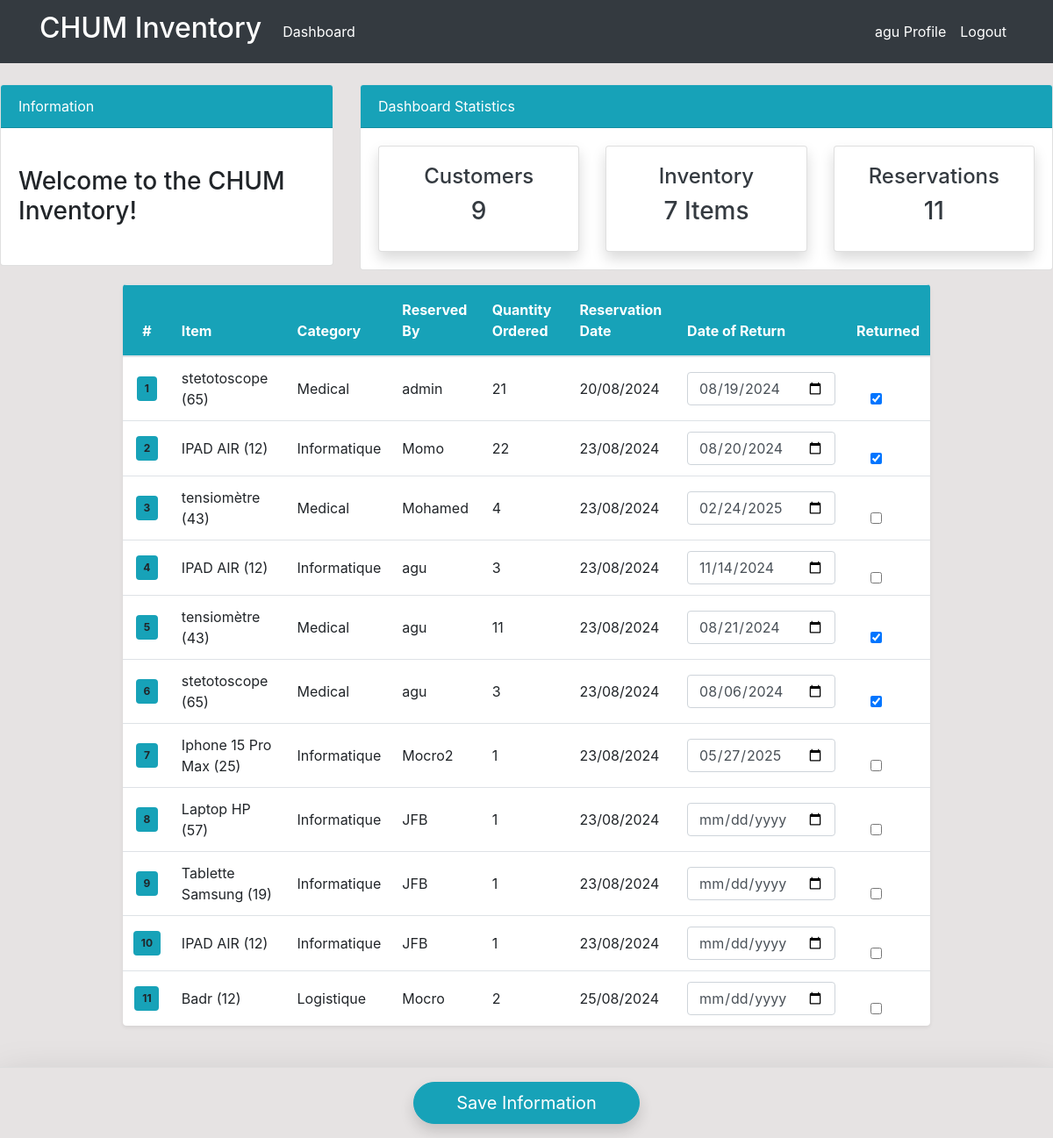
The page /reservations/ (signed in) on the database its author committed.
### dashboard/models.py (models this page shows, shortened)
class Order(models.Model):
    product = models.ForeignKey(Product, on_delete=models.CASCADE, null=True)
    client = models.ForeignKey(User, models.CASCADE, null=True)
    order_quantity = models.PositiveBigIntegerField(null=True)
    date = models.DateTimeField(auto_now_add=True)
    date_of_return = models.DateField(null=True, blank=True)  # New field
    returned = models.BooleanField(default=False)  # New field to track return status
    class Meta:
        verbose_name_plural = "Reservations"

class Product(models.Model):
    name = models.CharField(max_length=100, null=True)
    category = models.CharField(max_length=20, choices=CATEGORY, null=True)
    quantity = models.PositiveIntegerField(null=True)
    class Meta:
        verbose_name_plural = "CHUM Inventory"
    def __str__(self):
        return f'{self.name} ({self.quantity})'

### dashboard/views.py (the view)
# urls.py: path('reservations/', views.reservations, name='dashboard-order'),
@login_required
def reservations(request):
    orders = Order.objects.all()
    order_count = orders.count()
    customer_count = User.objects.all().count()
    product = Product.objects.all()
    product_count = product.count()
    context = {
        'orders': orders,
        'customer_count': customer_count,
        'product_count': product_count,
        'order_count': order_count,
    }
    return render(request, 'dashboard/reservations.html', context)

### templates/dashboard/reservations.html (shortened to what this page needs)
{% extends 'partials/base.html' %}
{% block content %}
{% include 'partials/topnav.html' %}
<div class="container mt-3">
    <div class="row justify-content-center">
        <div class="col-lg-10">
            <form id="reservationForm" method="POST" action="{% url 'dashboard-order-saveDate' %}" onsubmit="handleFormSubmit(event)">
                <div class="table-responsive shadow-sm rounded mb-5">
                    <table class="table table-hover bg-white m-0 rounded">
                        <thead class="bg-info text-white">
                            <tr>
                                <th scope="col" class="py-3 text-center">#</th>
                                <th scope="col" class="py-3">Item</th>
                                <th scope="col" class="py-3">Category</th>
                                <th scope="col" class="py-3">Reserved By</th>
                                <th scope="col" class="py-3">Quantity Ordered</th>
                                <th scope="col" class="py-3">Reservation Date</th>
                                <th scope="col" class="py-3">Date of Return</th>
                                <th scope="col" class="py-3 text-center">Returned</th>
                            </tr>
                        </thead>
                        <tbody>
                            {% for order in orders %}
                            <tr>
                                <td class="align-middle text-center font-weight-bold">
                                    <span class="badge bg-info custom-badge">{{ forloop.counter }}</span>
                                </td>
                                <td class="align-middle">{{ order.product }}</td>
                                <td class="align-middle">{{ order.product.category }}</td>
                                <td class="align-middle text-nowrap">{{ order.client.username }}</td>
                                <td class="align-middle">{{ order.order_quantity }}</td>
                                <td class="align-middle">{{ order.date|date:"d/m/Y" }}</td>
                                <td class="align-middle">
                                    <input type="date" name="date_of_return_{{ order.id }}" value="{{ order.date_of_return|date:'Y-m-d' }}" class="form-control">
                                </td>
                                <td class="text-center align-middle">
                                    <input type="checkbox" name="returned_{{ order.id }}" {% if order.returned %}checked{% endif %} class="form-check-input">
                                </td>
                            </tr>
                            {% endfor %}
                        </tbody>
                    </table>
                </div>
                <div style="height: 80px;"></div>
                <div class="fixed-bottom text-center  py-3 shadow-lg" style="border-top: 1px solid #ddd;">
                    <button type="submit" class="btn btn-info btn-lg px-5 shadow" style="border-radius: 50px;">Save Information</button>
                </div>
            </form>
        </div>
    </div>
</div>
{% endblock %}

### templates/partials/nav.html (shortened to what this page needs)
<nav class="navbar navbar-expand-lg navbar-dark bg-dark">
    <div class="container">
        {% if user.is_authenticated %}
        <a class="navbar-brand text-white" href="{% url 'dashboard-index' %}"><h2>CHUM Inventory </h2></a>
        <div class="collapse navbar-collapse" id="navbarSupportedContent">
            <ul class="navbar-nav mr-auto">
                <li class="nav-item active">
                    <a class="nav-link text-white" href="{% url 'dashboard-index' %}">Dashboard </a>
                </li>
            </ul>
            <ul class="navbar-nav ml-auto">
                <li class="nav-item active">
                    <a class="nav-link text-white" href="{% url 'user-profile' %}">{{ user.username }} Profile
                    </a>
                </li>
                <li class="nav-item active">
                    <a class="nav-link text-white" href="#" onclick="event.preventDefault(); document.getElementById('logout-form').submit();">
                        Logout
                    </a>
                </li>
            </ul>
            {% endif %}
        </div>
    </div>
</nav>

### static/style.css (style rules this page uses)
body { background: rgb(230, 227, 227); }

### templates/partials/base.html (style rules this page uses)
.custom-badge { font-size: 0.55 rem; padding: 0.5rem 0.55rem; }

### rows shown on the page
Order: product "stetotoscope (65)", product.category "Medical", client.username "admin", order_quantity "21", date "20/08/2024", date_of_return "08/19/2024", returned "☑"
Order: product "IPAD AIR (12)", product.category "Informatique", client.username "Momo", order_quantity "22", date "23/08/2024", date_of_return "08/20/2024", returned "☑"
Order: product "tensiomètre (43)", product.category "Medical", client.username "Mohamed", order_quantity "4", date "23/08/2024", date_of_return "02/24/2025"
Order: product "IPAD AIR (12)", product.category "Informatique", client.username "agu", order_quantity "3", date "23/08/2024", date_of_return "11/14/2024"
Order: product "tensiomètre (43)", product.category "Medical", client.username "agu", order_quantity "11", date "23/08/2024", date_of_return "08/21/2024", returned "☑"
Order: product "stetotoscope (65)", product.category "Medical", client.username "agu", order_quantity "3", date "23/08/2024", date_of_return "08/06/2024", returned "☑"
Order: product "Iphone 15 Pro Max (25)", product.category "Informatique", client.username "Mocro2", order_quantity "1", date "23/08/2024", date_of_return "05/27/2025"
Order: product "Laptop HP (57)", product.category "Informatique", client.username "JFB", order_quantity "1", date "23/08/2024"
Order: product "Tablette Samsung (19)", product.category "Informatique", client.username "JFB", order_quantity "1", date "23/08/2024"
Order: product "IPAD AIR (12)", product.category "Informatique", client.username "JFB", order_quantity "1", date "23/08/2024"
Order: product "Badr (12)", product.category "Logistique", client.username "Mocro", order_quantity "2", date "25/08/2024"

### other values the page prints
{{ user.username }} "agu"
{{ customer_count }} "9"
{{ product_count }} "7"
{{ order_count }} "11"
